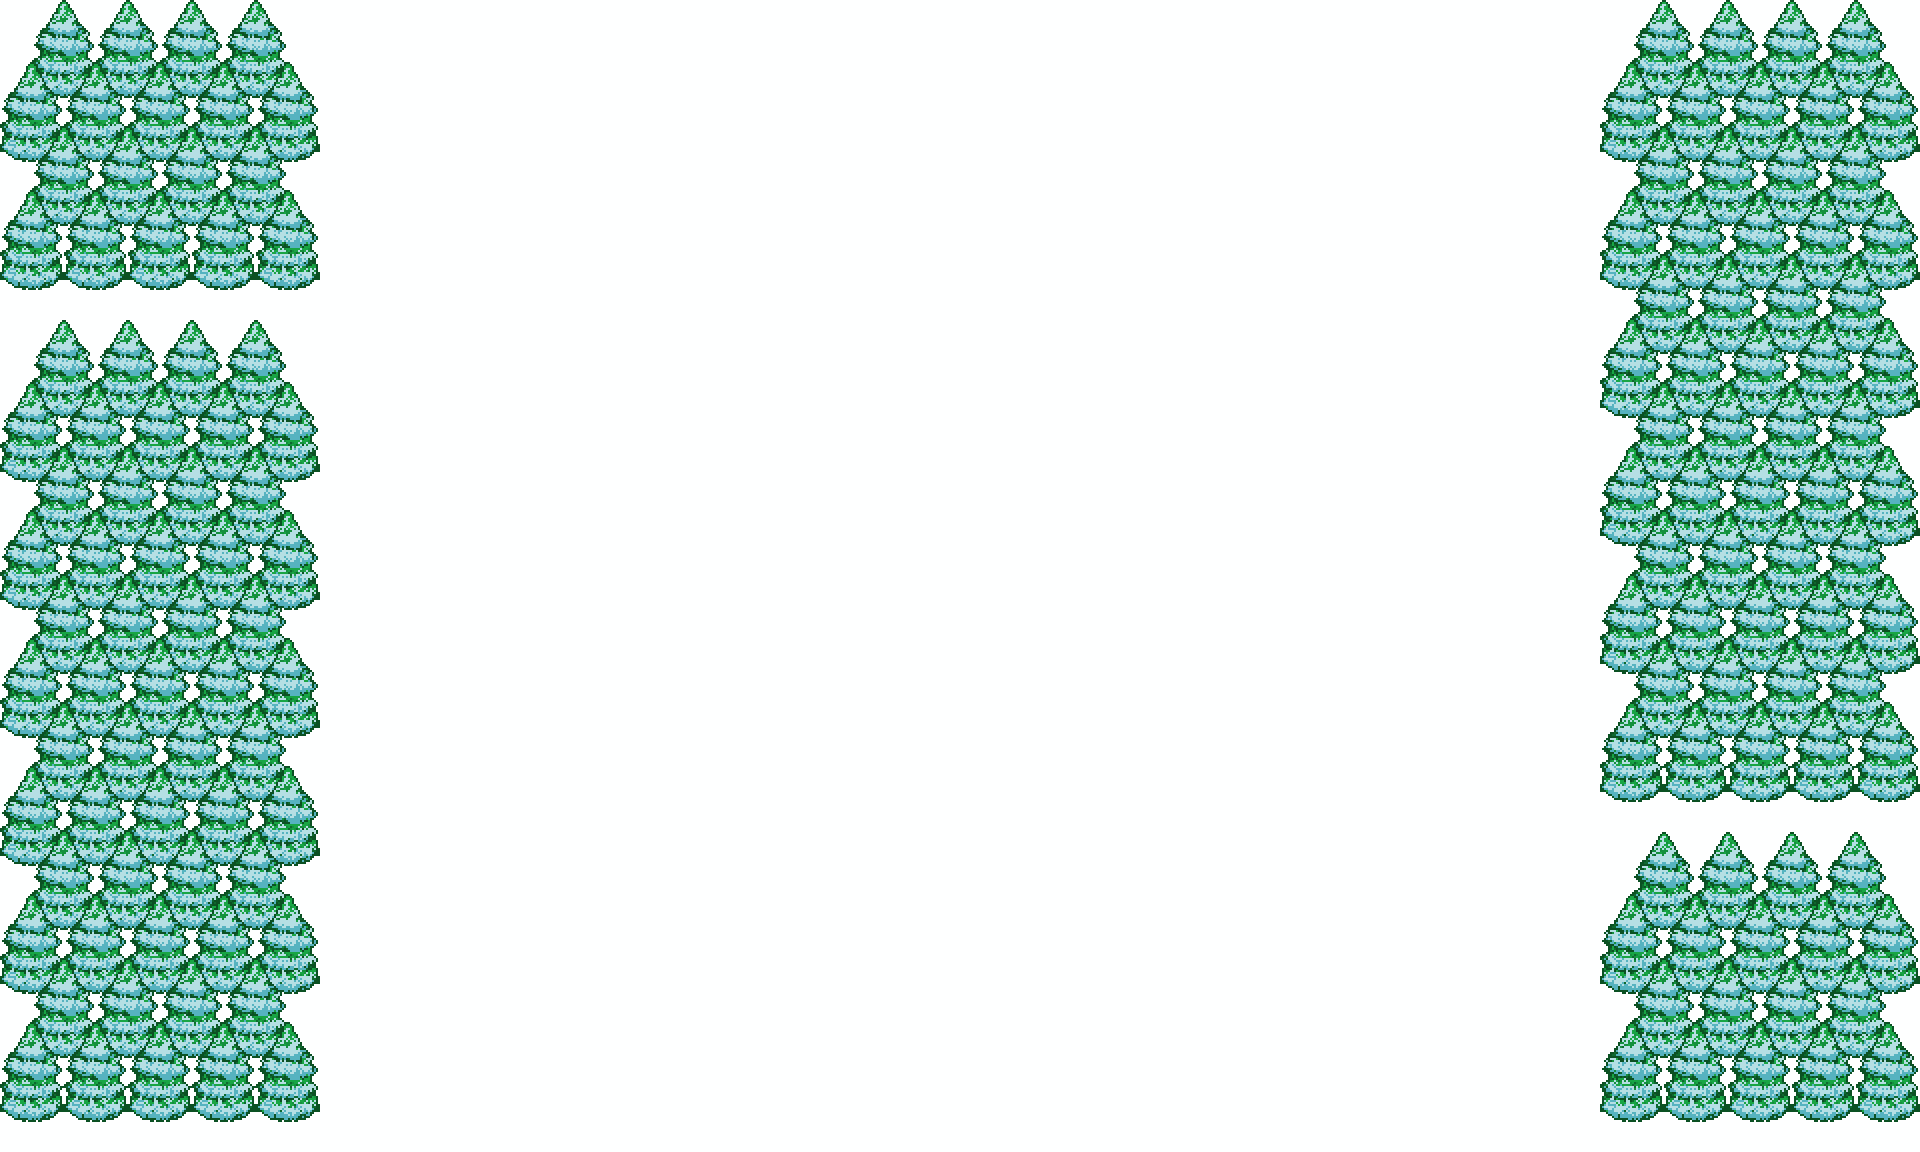

Rendered tile map (Tiled .tmx) drawn with the repository's tilesets; below, a short description and the map source with its tile grids summarised:
An orthogonal 30x18 tile map with 64x64 px tiles, 2 tile layers (Snow, Object), 10 hidden layers not drawn, 2 tilesets.

<map version="1.9" tiledversion="1.9.2" orientation="orthogonal" renderorder="right-down" width="30" height="18" tilewidth="64" tileheight="64" infinite="0" nextlayerid="13" nextobjectid="1">
 <tileset firstgid="1" source="Tilesets/SpecialTileset.tsx" />
 <tileset firstgid="5" source="Tilesets/BackgroundTileset.tsx" />
 <layer id="6" name="Snow" width="30" height="18">
  <data>[540 cells, 540 non-empty, 1 distinct tile ids]</data>
 </layer>
 <layer id="8" name="Background - RL" width="30" height="18" visible="0">
  <data>[540 cells, 104 non-empty, 7 distinct tile ids]</data>
 </layer>
 <layer id="12" name="Background - RC" width="30" height="18" visible="0">
  <data>[540 cells, 88 non-empty, 7 distinct tile ids]</data>
 </layer>
 <layer id="4" name="Background - RR" width="30" height="18" visible="0">
  <data>[540 cells, 72 non-empty, 3 distinct tile ids]</data>
 </layer>
 <layer id="10" name="Background - LR" width="30" height="18" visible="0">
  <data>[540 cells, 104 non-empty, 9 distinct tile ids]</data>
 </layer>
 <layer id="11" name="Background - LC" width="30" height="18" visible="0">
  <data>[540 cells, 88 non-empty, 9 distinct tile ids]</data>
 </layer>
 <layer id="5" name="Background - LL" width="30" height="18" visible="0">
  <data>[540 cells, 72 non-empty, 3 distinct tile ids]</data>
 </layer>
 <layer id="9" name="Background - CR" width="30" height="18" visible="0">
  <data>[540 cells, 88 non-empty, 9 distinct tile ids]</data>
 </layer>
 <layer id="7" name="Background - CL" width="30" height="18" visible="0">
  <data>[540 cells, 88 non-empty, 7 distinct tile ids]</data>
 </layer>
 <layer id="1" name="Background - CC" width="30" height="18" visible="0">
  <data>[540 cells, 72 non-empty, 3 distinct tile ids]</data>
 </layer>
 <layer id="3" name="Object" width="30" height="18">
  <data>[540 cells, 180 non-empty, 25 distinct tile ids]</data>
 </layer>
 <layer id="2" name="Special" width="30" height="18" visible="0">
  <data>[540 cells, 180 non-empty, 1 distinct tile ids]</data>
 </layer>
</map>
